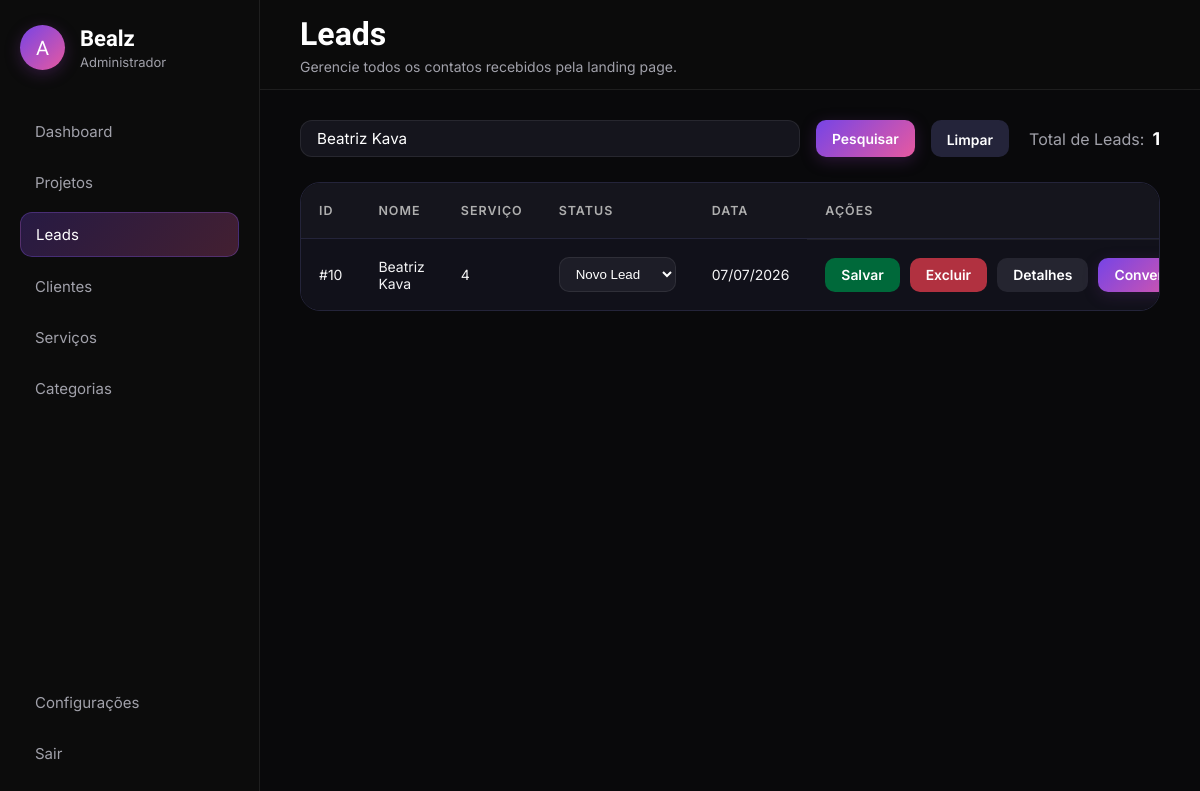
Page /admin/leads.php?pesquisa=Beatriz Kava (signed in) on the committed database.
### tables this page shows
CREATE TABLE `leads` (
  `id` int NOT NULL AUTO_INCREMENT,
  `nome` varchar(100) NOT NULL,
  `email` varchar(256) NOT NULL,
  `telefone` varchar(14) NOT NULL,
  `servicos` int NOT NULL,
  `mensagem` text NOT NULL,
  `data_clientes` timestamp NOT NULL DEFAULT CURRENT_TIMESTAMP,
  `status_lead` enum('Novo','Em contato','Perdido') NOT NULL DEFAULT 'Novo',
  PRIMARY KEY (`id`),
  UNIQUE KEY `email` (`email`),
  KEY `servicos_fk_idx` (`servicos`),
  CONSTRAINT `servicos_fk` FOREIGN KEY (`servicos`) REFERENCES `servicos` (`id`)
);

### admin/leads.php (the view, shortened to what this page needs)
<?php
include("../config_db/conexao.php");
$pesquisa = "";
if (isset($_GET['pesquisa']) && !empty(trim($_GET['pesquisa']))) {
    $pesquisa = mysqli_real_escape_string($conexao, trim($_GET['pesquisa']));
    $where = "WHERE nome LIKE '%$pesquisa%' OR telefone LIKE '%$pesquisa%'";
} else {
    $where = "";
}
$sql = "SELECT * FROM leads $where ORDER BY data_clientes DESC";
$resultado = mysqli_query($conexao, $sql);
$sqlTotal = "SELECT COUNT(*) AS total FROM leads $where";
$total = mysqli_fetch_assoc(mysqli_query($conexao, $sqlTotal));
?>
<!DOCTYPE html>
<html lang="pt-BR">
<head>
    <link rel="stylesheet" href="assets/css/global.css">
    <link rel="stylesheet" href="assets/css/sidebar-header.css">
    <link rel="stylesheet" href="assets/css/leads.css">
</head>
<body>
    <?php include("includes/sidebar.php"); ?>
    <?php include("includes/header.php"); ?>
    <main class="content">
        <section class="toolbar">
            <form class="search-box" method="GET">
                <input
                    type="text"
                    name="pesquisa"
                    placeholder="Pesquisar por nome ou telefone..."
                    value="<?= htmlspecialchars($pesquisa); ?>">
                <button type="submit" class="btn btn-search">Pesquisar</button>
                <a href="leads.php" class="btn btn-clear">Limpar</a>
            </form>
            <div class="lead-counter">
                <span>Total de Leads:</span>
                <strong><?= $total['total']; ?></strong>
            </div>
        </section>
        <section class="table-container">
            <table class="leads-table">
                <thead>
                    <tr>
                        <th>ID</th>
                        <th>Nome</th>
                        <th>Serviço</th>
                        <th>Status</th>
                        <th>Data</th>
                        <th>Ações</th>
                    </tr>
                </thead>
                <tbody>
                    <?php while ($lead = mysqli_fetch_assoc($resultado)) { ?>
                        <tr>
                            <td>#<?= $lead['id']; ?></td>
                            <td><?= htmlspecialchars($lead['nome']); ?></td>
                            <td><?= htmlspecialchars($lead['servicos']); ?></td>
                            <td>
                                <select class="status-select" data-id="<?= $lead['id']; ?>">
                                    <option value="1"
                                        <?= $lead['status_lead'] == 1 ? 'selected' : ''; ?>>
                                        Novo Lead
                                    </option>
                                </select>
                            </td>
                            <td>
                                <?= date('d/m/Y', strtotime($lead['data_clientes'])); ?>
                            </td>
                            <td class="actions">
                                <button class="btn btn-save" data-id="<?= $lead['id']; ?>">Salvar</button>
                                <button class="btn btn-delete" data-id="<?= $lead['id']; ?>">Excluir</button>
                                <button class="btn btn-details" data-id="<?= $lead['id']; ?>">Detalhes</button>
                                <button class="btn btn-convert" data-id="<?= $lead['id']; ?>">Converter</button>
                            </td>
                        </tr>
                    <?php } ?>
                </tbody>
            </table>
        </section>
    </main>
</body>
</html>

### admin/assets/css/global.css (style rules this page uses)
* { margin:0; padding:0; box-sizing:border-box; }
body { min-height:100vh; background:#09090b; color:white; font-family:"Inter", sans-serif; }
.content { margin-left:260px; padding-top:90px; padding:120px 40px 40px; }

### admin/assets/css/leads.css (style rules this page uses)
.btn { padding:9px 16px; border:none; border-radius:10px; cursor:pointer; font-weight:600; font-family:"Inter", sans-serif; transition:.2s; }
.toolbar { display:flex; justify-content:space-between; align-items:center; margin-bottom:25px; gap:20px; }
.search-box { width:100%; display:flex; flex-direction:row; max-width:750px; gap: 1rem; }
.search-box input { width:100%; padding:5px 16px; background:#15151d; border:1px solid rgba(255,255,255,.08); border-radius:12px; color:#fff; font-size:.95rem; font-family:"Inter", sans-serif; outline:none; transition:.2s; }
.btn-search { font-size: 0.87rem; background:linear-gradient(135deg, #7644E6, #e759a0); color:#fff; box-shadow: 0px 4px 15px rgba(105, 45, 133, 0.35); }
.btn-clear { padding-top:12px; font-size: 0.87rem; text-decoration:none; background:#24243A; color:#fff; }
.lead-counter { display:flex; align-items:center; gap:8px; color:#a1a1aa; white-space:nowrap; }
.lead-counter strong { color:#fff; font-size:1.1rem; }
.table-container { background: #11111A; border: 1px solid #24243A; border-radius: 20px; padding: 0; overflow: hidden; overflow-x: auto; transition: .2s ease; }
.leads-table { width: 100%; border-collapse: collapse; color: #f1f1f1; }
.leads-table thead { background: #15151d; }
.leads-table th { text-align: left; padding: 20px 18px; color: #afafaf; font-family: "Inter", sans-serif; font-size: .78rem; font-weight: 600; text-transform: uppercase; letter-spacing: .08em; border-bottom: 1px solid #24243A; }
.leads-table td { padding: 18px; border-top: 1px solid rgba(255, 255, 255, .06); font-size: 14px; color: #f4f4f5; }
.leads-table tbody tr { transition: .2s ease; }
.status-select { padding:8px 12px; background:#1d1d27; border:1px solid rgba(255,255,255,.08); border-radius:10px; color:#fff; cursor:pointer; outline:none; }
.actions { display:flex; gap:10px; }
.btn-details { font-size: 0.87rem; background:#252530; color:#fff; }
.btn-convert { font-size: 0.87rem; background:linear-gradient(135deg, #7644E6, #e759a0); color:#fff; box-shadow: 0px 4px 15px rgba(105, 45, 133, 0.25); }
.btn-save { font-size: 0.87rem; background: #00693a; color:#fff; }
.btn-delete { font-size: 0.87rem; background-color: #b13140; color: white; }

### rows in the picture
leads: id "10", nome "Beatriz Kava", servicos "4", id "Novo Lead", data_clientes "07/07/2026"

### other values in the picture
$tituloPagina "Leads"
$subtituloPagina "Gerencie todos os contatos recebidos pela landing page."
$total['total'] "1"
